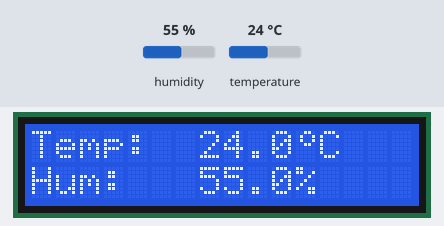
Simulated run of this sketch. Board: Arduino Uno, built with avr-gcc and run on an emulated ATmega328P. Shown: 16×2 character LCD. Inputs (shaded band) come from the test bench; at power-on: humidity 55 %, temperature 24 °C. What the sketch prints to the serial monitor is not drawn.

Above: at 2.8 s.
2.9 s: humidity set to 22 %
At 6.5 s:
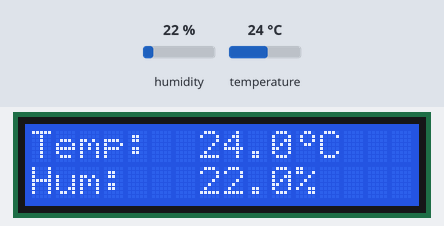
7.8 s: temperature set to 12 °C
At 10.7 s:
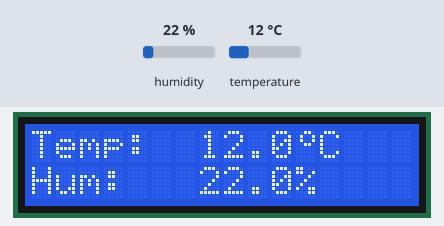
12.7 s: humidity set to 40 %
At 15.0 s:
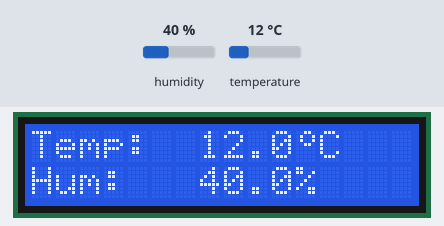
17.6 s: temperature set to 19 °C
At 19.2 s:
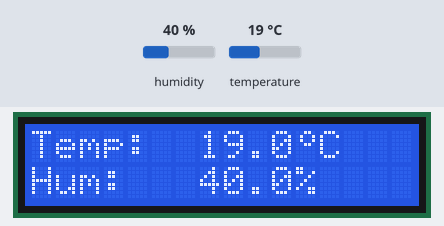
Timing chart, 0 to 20.7 s (numbered marks = the images above; inputs shaded):
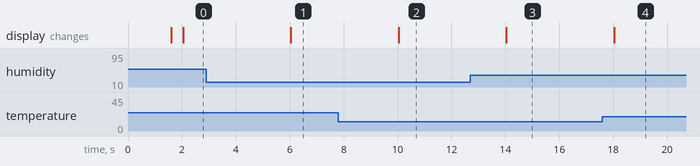

Measured:
- after the input at 2.9 s, the display: changes after 3.1 s (image 1)
- after the input at 7.8 s, the display: changes after 2.2 s (image 2)
- after the input at 12.7 s, the display: changes after 1.3 s (image 3)
- after the input at 17.6 s, the display: changes after 0.44 s (image 4)

The sketch:

WeatherStation.ino
```cpp
// ============================================================
//  Digital Weather Station
//  Hardware : Arduino Uno + DHT11 + 1602 LCD (I2C adapter)
//  Wiring   : DHT11 Signal → D2 | LCD SDA → A4 | LCD SCL → A5
// ============================================================

#include <DHT.h>
#include <Wire.h>
#include <LiquidCrystal_I2C.h>

// ── Pin & sensor config ─────────────────────────────────────
#define DHT_PIN   2
#define DHT_TYPE  DHT11

// ── I2C address: try 0x27 first; change to 0x3F if blank screen
#define LCD_ADDR  0x27
#define LCD_COLS  16
#define LCD_ROWS  2

// ── Refresh interval (ms) ───────────────────────────────────
#define REFRESH_MS 2000

// ── Custom degree symbol (°) — 5×8 pixel bitmap ────────────
byte degreeSymbol[8] = {
  0b00110,  //  ●●
  0b01001,  // ●  ●
  0b01001,  // ●  ●
  0b00110,  //  ●●
  0b00000,
  0b00000,
  0b00000,
  0b00000
};

// ── Object instantiation ────────────────────────────────────
DHT             dht(DHT_PIN, DHT_TYPE);
LiquidCrystal_I2C lcd(LCD_ADDR, LCD_COLS, LCD_ROWS);

// ── State tracking for flicker-free updates ─────────────────
float lastTemp = -999.0;
float lastHum  = -999.0;
unsigned long lastRefresh = 0;

// ── Helper: write a float right-padded to fill 5 chars ──────
//   Prevents stale digits when value shrinks (e.g. 100 → 99)
void printPadded(float value, int totalWidth) {
  char buf[8];
  dtostrf(value, totalWidth, 1, buf);   // width.1 decimal
  lcd.print(buf);
}

// ── Setup ────────────────────────────────────────────────────
void setup() {
  Serial.begin(9600);

  // Initialise LCD
  lcd.init();
  lcd.backlight();
  lcd.createChar(0, degreeSymbol);   // store ° at slot 0

  // Splash screen
  lcd.setCursor(0, 0);
  lcd.print("  Weather Stn   ");
  lcd.setCursor(0, 1);
  lcd.print("  Initialising  ");

  // Initialise sensor
  dht.begin();

  // DHT11 needs ~1 s after power-on before first valid reading
  delay(1500);
  lcd.clear();
}

// ── Main loop ────────────────────────────────────────────────
void loop() {
  unsigned long now = millis();

  // Only refresh every REFRESH_MS milliseconds
  if (now - lastRefresh < REFRESH_MS) return;
  lastRefresh = now;

  float temp = dht.readTemperature();   // Celsius
  float hum  = dht.readHumidity();

  // Validate — DHT11 occasionally returns NaN on a bad read
  if (isnan(temp) || isnan(hum)) {
    lcd.setCursor(0, 0);
    lcd.print("Sensor Error!   ");
    lcd.setCursor(0, 1);
    lcd.print("Retrying...     ");
    Serial.println("[WARN] DHT11 read failed — retrying");
    return;
  }

  // ── Update Line 1 only if temperature changed ────────────
  if (temp != lastTemp) {
    lcd.setCursor(0, 0);
    lcd.print("Temp: ");
    printPadded(temp, 5);         // e.g. " 27.0"
    lcd.write(byte(0));           // ° custom char
    lcd.print("C  ");             // trailing spaces erase old chars
    lastTemp = temp;
  }

  // ── Update Line 2 only if humidity changed ───────────────
  if (hum != lastHum) {
    lcd.setCursor(0, 1);
    lcd.print("Hum:  ");
    printPadded(hum, 5);          // e.g. " 65.0"
    lcd.print("%     ");
    lastHum = hum;
  }

  // Mirror to Serial Monitor for debugging
  Serial.print("Temp: ");
  Serial.print(temp, 1);
  Serial.print(" C  |  Hum: ");
  Serial.print(hum, 1);
  Serial.println(" %");
}
```
